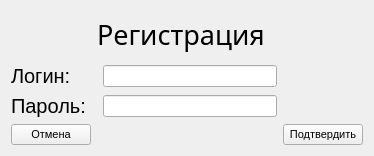
<?xml version="1.0" encoding="UTF-8"?>
<ui version="4.0">
 <class>Form</class>
 <widget class="QWidget" name="Form">
  <property name="geometry">
   <rect>
    <x>0</x>
    <y>0</y>
    <width>374</width>
    <height>156</height>
   </rect>
  </property>
  <property name="font">
   <font>
    <pointsize>8</pointsize>
   </font>
  </property>
  <property name="windowTitle">
   <string>KinoSearch</string>
  </property>
  <layout class="QGridLayout" name="gridLayout">
   <item row="0" column="1" colspan="2">
    <widget class="QLabel" name="label">
     <property name="font">
      <font>
       <family>MS Outlook</family>
       <pointsize>20</pointsize>
      </font>
     </property>
     <property name="text">
      <string>Регистрация</string>
     </property>
    </widget>
   </item>
   <item row="1" column="0" colspan="2">
    <widget class="QLabel" name="label_2">
     <property name="font">
      <font>
       <pointsize>15</pointsize>
      </font>
     </property>
     <property name="text">
      <string>Логин:</string>
     </property>
    </widget>
   </item>
   <item row="1" column="2">
    <widget class="QLineEdit" name="lineEdit"/>
   </item>
   <item row="2" column="0">
    <widget class="QLabel" name="label_3">
     <property name="font">
      <font>
       <pointsize>15</pointsize>
      </font>
     </property>
     <property name="text">
      <string>Пароль:</string>
     </property>
    </widget>
   </item>
   <item row="2" column="2">
    <widget class="QLineEdit" name="lineEdit_2"/>
   </item>
   <item row="3" column="0">
    <widget class="QPushButton" name="pushButton">
     <property name="text">
      <string>Отмена</string>
     </property>
    </widget>
   </item>
   <item row="3" column="3">
    <widget class="QPushButton" name="pushButton_2">
     <property name="text">
      <string>Подтвердить</string>
     </property>
    </widget>
   </item>
  </layout>
 </widget>
 <resources/>
 <connections/>
</ui>
